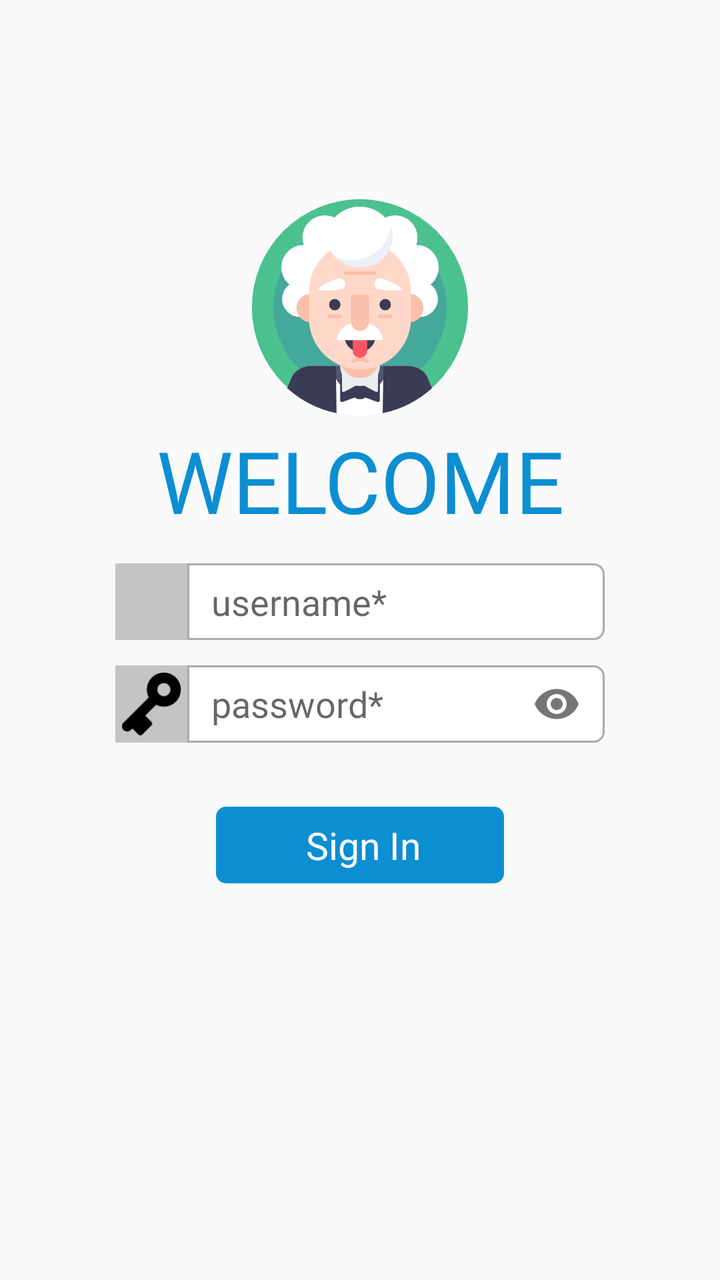
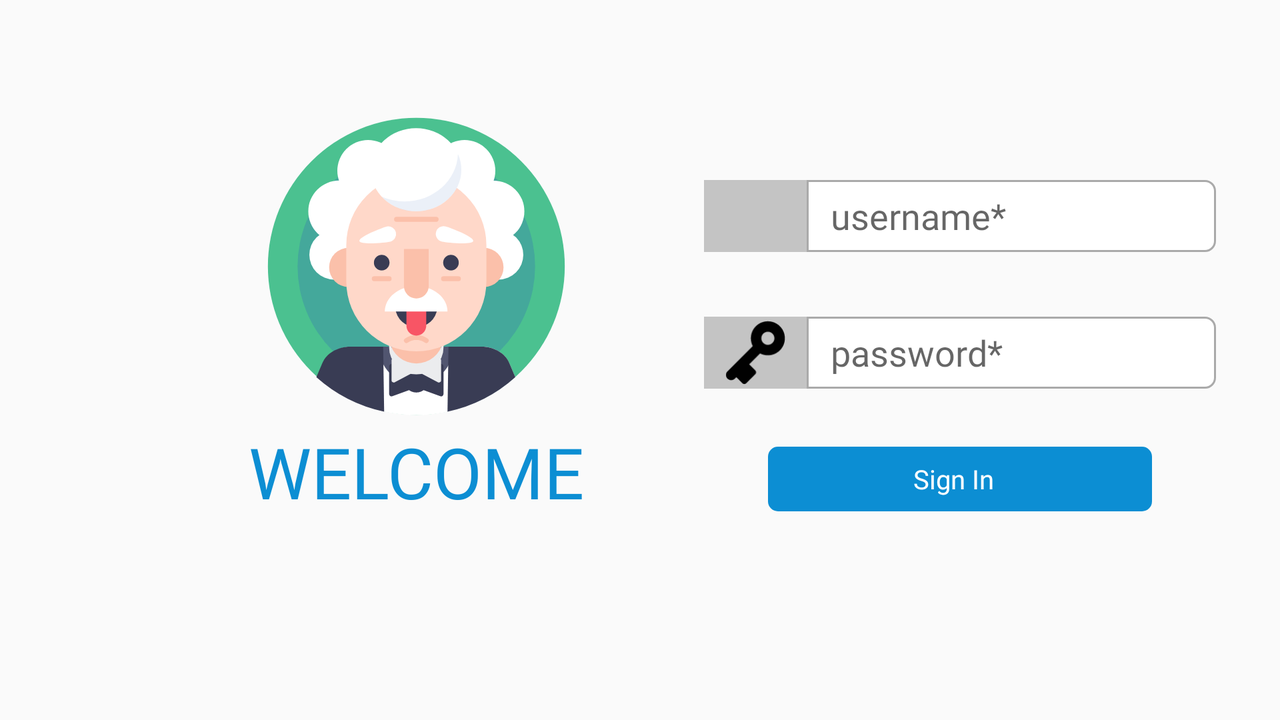

The same Android screen from two of the app's own layout files: first res/layout/ as a phone draws it, then the repository's variant for another configuration, drawn on a device whose configuration selects that folder. Both files follow.
<!-- AndroidManifest.xml: activity theme main -->
<!-- res/layout/activity_teacher_login.xml -->
<?xml version="1.0" encoding="utf-8"?>
<androidx.constraintlayout.widget.ConstraintLayout xmlns:android="http://schemas.android.com/apk/res/android"
    xmlns:app="http://schemas.android.com/apk/res-auto"
    xmlns:tools="http://schemas.android.com/tools"
    android:layout_width="match_parent"
    android:layout_height="match_parent"
    tools:context=".Activities.TeacherLoginActivity">
    <androidx.constraintlayout.widget.Guideline
        android:id="@+id/guideline22"
        android:layout_width="wrap_content"
        android:layout_height="wrap_content"
        android:orientation="vertical"
        app:layout_constraintGuide_percent="0.03" />

    <androidx.constraintlayout.widget.Guideline
        android:id="@+id/guideline23"
        android:layout_width="wrap_content"
        android:layout_height="wrap_content"
        android:orientation="vertical"
        app:layout_constraintGuide_percent="0.16" />

    <androidx.constraintlayout.widget.Guideline
        android:id="@+id/guideline24"
        android:layout_width="wrap_content"
        android:layout_height="wrap_content"
        android:orientation="horizontal"
        app:layout_constraintGuide_percent="0.03" />

    <androidx.constraintlayout.widget.Guideline
        android:id="@+id/guideline25"
        android:layout_width="wrap_content"
        android:layout_height="wrap_content"
        android:orientation="horizontal"
        app:layout_constraintGuide_percent="0.09" />

    <ImageView
        android:id="@+id/back2"
        android:layout_width="0dp"
        android:layout_height="0dp"
        app:layout_constraintBottom_toTopOf="@+id/guideline25"
        app:layout_constraintEnd_toStartOf="@+id/guideline23"
        app:layout_constraintHorizontal_bias="1.0"
        app:layout_constraintStart_toStartOf="@+id/guideline22"
        app:layout_constraintTop_toTopOf="@+id/guideline24"
        app:layout_constraintVertical_bias="1.0"
        app:srcCompat="@drawable/ic_back"
        app:tint="@color/appBlue" />

    <androidx.constraintlayout.widget.Guideline
        android:id="@+id/guideline26"
        android:layout_width="wrap_content"
        android:layout_height="wrap_content"
        android:orientation="vertical"
        app:layout_constraintGuide_percent="0.3" />

    <androidx.constraintlayout.widget.Guideline
        android:id="@+id/guideline40"
        android:layout_width="wrap_content"
        android:layout_height="wrap_content"
        android:orientation="vertical"
        app:layout_constraintGuide_percent="0.39" />

    <androidx.constraintlayout.widget.Guideline
        android:id="@+id/guideline35"
        android:layout_width="wrap_content"
        android:layout_height="wrap_content"
        android:orientation="vertical"
        app:layout_constraintGuide_percent="0.26" />

    <androidx.constraintlayout.widget.Guideline
        android:id="@+id/guideline27"
        android:layout_width="wrap_content"
        android:layout_height="wrap_content"
        android:orientation="vertical"
        app:layout_constraintGuide_percent="0.7" />

    <androidx.constraintlayout.widget.Guideline
        android:id="@+id/guideline41"
        android:layout_width="wrap_content"
        android:layout_height="wrap_content"
        android:orientation="vertical"
        app:layout_constraintGuide_percent="0.62" />

    <androidx.constraintlayout.widget.Guideline
        android:id="@+id/guideline28"
        android:layout_width="wrap_content"
        android:layout_height="wrap_content"
        android:orientation="horizontal"
        app:layout_constraintGuide_percent="0.15" />

    <androidx.constraintlayout.widget.Guideline
        android:id="@+id/guideline29"
        android:layout_width="wrap_content"
        android:layout_height="wrap_content"
        android:orientation="horizontal"
        app:layout_constraintGuide_percent="0.33" />

    <ImageView
        android:id="@+id/imageView4"
        android:layout_width="0dp"
        android:layout_height="0dp"
        app:layout_constraintBottom_toTopOf="@+id/guideline29"
        app:layout_constraintEnd_toStartOf="@+id/guideline27"
        app:layout_constraintStart_toStartOf="@+id/guideline26"
        app:layout_constraintTop_toTopOf="@+id/guideline28"
        app:srcCompat="@drawable/ic_teacher" />

    <androidx.constraintlayout.widget.Guideline
        android:id="@+id/guideline30"
        android:layout_width="wrap_content"
        android:layout_height="wrap_content"
        android:orientation="vertical"
        app:layout_constraintGuide_percent="0.84" />

    <TextView
        android:id="@+id/textView3"
        android:layout_width="0dp"
        android:layout_height="0dp"
        android:fontFamily="@font/poppins_semibold"
        android:gravity="center"
        android:text="WELCOME"
        android:textColor="@color/appBlue"
        app:autoSizeTextType="uniform"
        app:layout_constraintBottom_toTopOf="@+id/guideline31"
        app:layout_constraintEnd_toStartOf="@+id/guideline30"
        app:layout_constraintHorizontal_bias="0.0"
        app:layout_constraintStart_toStartOf="@+id/guideline23"
        app:layout_constraintTop_toBottomOf="@+id/imageView4" />

    <androidx.constraintlayout.widget.Guideline
        android:id="@+id/guideline31"
        android:layout_width="wrap_content"
        android:layout_height="wrap_content"
        android:orientation="horizontal"
        app:layout_constraintGuide_percent="0.42" />

    <androidx.constraintlayout.widget.Guideline
        android:id="@+id/guideline32"
        android:layout_width="wrap_content"
        android:layout_height="wrap_content"
        android:orientation="horizontal"
        app:layout_constraintGuide_percent="0.5" />

    <androidx.constraintlayout.widget.Guideline
        android:id="@+id/guideline37"
        android:layout_width="wrap_content"
        android:layout_height="wrap_content"
        android:orientation="horizontal"
        app:layout_constraintGuide_percent="0.58" />

    <androidx.constraintlayout.widget.Guideline
        android:id="@+id/guideline38"
        android:layout_width="wrap_content"
        android:layout_height="wrap_content"
        android:orientation="horizontal"
        app:layout_constraintGuide_percent="0.63" />

    <androidx.constraintlayout.widget.Guideline
        android:id="@+id/guideline42"
        android:layout_width="wrap_content"
        android:layout_height="wrap_content"
        android:orientation="horizontal"
        app:layout_constraintGuide_percent="0.64" />

    <androidx.constraintlayout.widget.Guideline
        android:id="@+id/guideline39"
        android:layout_width="wrap_content"
        android:layout_height="wrap_content"
        android:orientation="horizontal"
        app:layout_constraintGuide_percent="0.69" />

    <androidx.constraintlayout.widget.Guideline
        android:id="@+id/guideline43"
        android:layout_width="wrap_content"
        android:layout_height="wrap_content"
        android:orientation="horizontal"
        app:layout_constraintGuide_percent="0.68" />

    <androidx.constraintlayout.widget.Guideline
        android:id="@+id/guideline33"
        android:layout_width="wrap_content"
        android:layout_height="wrap_content"
        android:orientation="horizontal"
        app:layout_constraintGuide_percent="0.44" />

    <androidx.constraintlayout.widget.Guideline
        android:id="@+id/guideline36"
        android:layout_width="wrap_content"
        android:layout_height="wrap_content"
        android:orientation="horizontal"
        app:layout_constraintGuide_percent="0.52" />

    <EditText
        android:id="@+id/studUsername"
        android:layout_width="0dp"
        android:layout_height="0dp"
        android:background="@drawable/custom_input"
        android:backgroundTintMode="src_in"
        android:ems="10"
        android:fontFamily="@font/poppins"
        android:gravity="center_vertical"
        android:hint="username*"
        android:inputType="textPersonName"
        android:paddingLeft="12dp"
        android:paddingRight="12dp"
        android:singleLine="true"
        android:textColor="@color/appBlue"
        android:textColorHighlight="@android:color/darker_gray"
        android:textColorLink="@color/teal_200"
        android:textCursorDrawable="@drawable/cursor"
        app:layout_constraintBottom_toTopOf="@+id/guideline32"
        app:layout_constraintEnd_toStartOf="@+id/guideline30"
        app:layout_constraintHorizontal_bias="0.0"
        app:layout_constraintStart_toStartOf="@+id/guideline35"
        app:layout_constraintTop_toTopOf="@+id/guideline33" />

    <ImageView
        android:id="@+id/imageView5"
        android:layout_width="0dp"
        android:layout_height="0dp"
        android:background="#C4C4C4"
        app:layout_constraintBottom_toTopOf="@+id/guideline32"
        app:layout_constraintEnd_toStartOf="@+id/studUsername"
        app:layout_constraintStart_toStartOf="@+id/guideline23"
        app:layout_constraintTop_toTopOf="@+id/guideline33"
        app:srcCompat="@drawable/ic_user" />

    <ImageView
        android:id="@+id/imageView6"
        android:layout_width="0dp"
        android:layout_height="0dp"
        android:background="#C4C4C4"
        app:layout_constraintBottom_toTopOf="@+id/guideline37"
        app:layout_constraintEnd_toStartOf="@+id/guideline35"
        app:layout_constraintStart_toStartOf="@+id/guideline23"
        app:layout_constraintTop_toTopOf="@+id/guideline36"
        app:srcCompat="@drawable/ic_key" />

    <com.google.android.material.textfield.TextInputLayout
        android:layout_width="0dp"
        android:layout_height="0dp"
        app:hintEnabled="false"
        app:layout_constraintBottom_toTopOf="@+id/guideline37"
        app:layout_constraintEnd_toStartOf="@+id/guideline30"
        app:layout_constraintStart_toStartOf="@+id/guideline35"
        app:layout_constraintTop_toTopOf="@+id/guideline36"
        app:passwordToggleEnabled="true">

        <com.google.android.material.textfield.TextInputEditText
            android:layout_width="match_parent"
            android:layout_height="match_parent"
            android:background="@drawable/custom_input"
            android:backgroundTintMode="src_in"
            android:ems="10"
            android:fontFamily="@font/poppins"
            android:gravity="center_vertical"
            android:hint="password*"
            android:inputType="textPassword"
            android:paddingLeft="12dp"
            android:paddingTop="0dp"
            android:paddingBottom="0dp"
            android:textColor="@color/appBlue"
            android:textColorHighlight="@android:color/darker_gray"
            android:textCursorDrawable="@drawable/cursor" />

    </com.google.android.material.textfield.TextInputLayout>



    <View
        android:id="@+id/signin1"
        android:layout_width="0dp"
        android:layout_height="0dp"
        android:background="@drawable/custom_button"
        app:layout_constraintBottom_toTopOf="@+id/guideline39"
        app:layout_constraintEnd_toStartOf="@+id/guideline27"
        app:layout_constraintStart_toStartOf="@+id/guideline26"
        app:layout_constraintTop_toTopOf="@+id/guideline38"/>

    <TextView
        android:id="@+id/textView6"
        android:layout_width="0dp"
        android:layout_height="0dp"
        android:fontFamily="@font/poppins"
        android:gravity="center"
        android:text="Sign In"
        android:textColor="#FFFFFF"
        app:autoSizeTextType="uniform"
        app:layout_constraintBottom_toTopOf="@+id/guideline43"
        app:layout_constraintEnd_toStartOf="@+id/guideline41"
        app:layout_constraintStart_toStartOf="@+id/guideline40"
        app:layout_constraintTop_toTopOf="@+id/guideline42" />


</androidx.constraintlayout.widget.ConstraintLayout>
<!-- resources referenced by this layout -->
<resources>
  <color name="appBlue">#0C8ED3</color>
  <color name="teal_200">#FF03DAC5</color>
  <!-- drawable cursor (drawable) -->
  <?xml version="1.0" encoding="utf-8"?>
  <shape xmlns:android="http://schemas.android.com/apk/res/android">
      <size android:width="3dp"/>
      <solid android:color="@color/appBlue"/>
  </shape>
  <!-- drawable custom_button (drawable) -->
  <?xml version="1.0" encoding="utf-8"?>
  <selector xmlns:android="http://schemas.android.com/apk/res/android">
      <item >
          <shape android:shape="rectangle">
              <solid android:color="@color/appBlue"/>
              <corners android:radius="5dp" />
          </shape>
      </item>
  </selector>
  <!-- drawable custom_input (drawable) -->
  <?xml version="1.0" encoding="utf-8"?>
  <selector xmlns:android="http://schemas.android.com/apk/res/android">
  <item android:state_enabled="true" android:state_focused="true">
      <shape android:shape="rectangle">
          <solid android:color="@color/white"/>
          <corners android:bottomRightRadius="5dp" android:topRightRadius="5dp"/>
          <stroke android:color="@color/appBlue" android:width="1dp"/>
      </shape>
  </item>
      <item android:state_enabled="true" >
          <shape android:shape="rectangle">
              <solid android:color="@color/white"/>
              <corners android:bottomRightRadius="5dp" android:topRightRadius="5dp"/>
              <stroke android:color="@android:color/darker_gray" android:width="1dp"/>
          </shape>
      </item>
  </selector>
  <!-- drawable ic_key (drawable) -->
  <vector xmlns:android="http://schemas.android.com/apk/res/android"
      android:width="500dp"
      android:height="500dp"
      android:viewportWidth="500"
      android:viewportHeight="500">
    <path
        android:pathData="M56.63,379.2c-14.09,14.07 -14.09,36.97 0,51.06c14.08,14.09 36.98,14.09 50.97,0l10.18,-10.08l42.44,42.43c7.26,7.27 18.89,7.27 26.16,0l63.24,-63.24c7.27,-7.26 7.27,-18.89 0,-26.16l-42.43,-42.43l75.59,-75.68c16.17,8.36 34.61,13.07 54.06,13.07c65.23,0 118.11,-52.87 118.11,-118.11c0,-65.23 -52.88,-118.11 -118.11,-118.11c-65.24,0 -118.11,52.88 -118.11,118.11c0,19.45 4.72,37.89 13.08,54.06L56.63,379.2zM291.4,150.06c0,-25.08 20.35,-45.43 45.43,-45.43c25.08,0 45.43,20.35 45.43,45.43s-20.35,45.43 -45.43,45.43C311.75,195.49 291.4,175.13 291.4,150.06z"
        android:fillColor="#010101"
        android:fillType="evenOdd"/>
  </vector>
  <!-- drawable ic_teacher: vector/xml drawable (drawable, 6479 chars, omitted) -->
  <style name="main" parent="Theme.AppCompat.Light.NoActionBar">
          
          <item name="colorPrimary">@color/white</item>
  
          
          <item name="colorPrimaryDark">@color/appBlue</item>
      </style>
  <color name="white">#FFFFFFFF</color>
</resources>
<!-- res/layout-land/activity_teacher_login.xml (the repository's variant of the layout above) -->
<!-- drawn on the phone turned sideways -->
<?xml version="1.0" encoding="utf-8"?>
<androidx.constraintlayout.widget.ConstraintLayout xmlns:android="http://schemas.android.com/apk/res/android"
    xmlns:app="http://schemas.android.com/apk/res-auto"
    xmlns:tools="http://schemas.android.com/tools"
    android:layout_width="match_parent"
    android:layout_height="match_parent"
    tools:context=".Activities.TeacherLoginActivity">
    <androidx.constraintlayout.widget.Guideline
        android:id="@+id/guideline22"
        android:layout_width="wrap_content"
        android:layout_height="wrap_content"
        android:orientation="vertical"
        app:layout_constraintGuide_percent="0.03" />

    <androidx.constraintlayout.widget.Guideline
        android:id="@+id/guideline23"
        android:layout_width="wrap_content"
        android:layout_height="wrap_content"
        android:orientation="vertical"
        app:layout_constraintGuide_percent="0.12" />

    <androidx.constraintlayout.widget.Guideline
        android:id="@+id/guideline34"
        android:layout_width="wrap_content"
        android:layout_height="wrap_content"
        android:orientation="vertical"
        app:layout_constraintGuide_percent="0.15" />

    <androidx.constraintlayout.widget.Guideline
        android:id="@+id/guideline24"
        android:layout_width="wrap_content"
        android:layout_height="wrap_content"
        android:orientation="horizontal"
        app:layout_constraintGuide_percent="0.03" />

    <androidx.constraintlayout.widget.Guideline
        android:id="@+id/guideline25"
        android:layout_width="wrap_content"
        android:layout_height="wrap_content"
        android:orientation="horizontal"
        app:layout_constraintGuide_percent="0.11" />

    <ImageView
        android:id="@+id/back2"
        android:layout_width="0dp"
        android:layout_height="0dp"
        app:layout_constraintBottom_toTopOf="@+id/guideline25"
        app:layout_constraintEnd_toStartOf="@+id/guideline23"
        app:layout_constraintHorizontal_bias="1.0"
        app:layout_constraintStart_toStartOf="@+id/guideline22"
        app:layout_constraintTop_toTopOf="@+id/guideline24"
        app:layout_constraintVertical_bias="1.0"
        app:srcCompat="@drawable/ic_back"
        app:tint="@color/appBlue" />

    <androidx.constraintlayout.widget.Guideline
        android:id="@+id/guideline26"
        android:layout_width="wrap_content"
        android:layout_height="wrap_content"
        android:orientation="vertical"
        app:layout_constraintGuide_percent="0.2" />

    <androidx.constraintlayout.widget.Guideline
        android:id="@+id/guideline27"
        android:layout_width="wrap_content"
        android:layout_height="wrap_content"
        android:orientation="vertical"
        app:layout_constraintGuide_percent="0.45" />

    <androidx.constraintlayout.widget.Guideline
        android:id="@+id/guideline28"
        android:layout_width="wrap_content"
        android:layout_height="wrap_content"
        android:orientation="horizontal"
        app:layout_constraintGuide_percent="0.15" />

    <androidx.constraintlayout.widget.Guideline
        android:id="@+id/guideline44"
        android:layout_width="wrap_content"
        android:layout_height="wrap_content"
        android:orientation="horizontal"
        app:layout_constraintGuide_percent="0.25" />

    <androidx.constraintlayout.widget.Guideline
        android:id="@+id/guideline45"
        android:layout_width="wrap_content"
        android:layout_height="wrap_content"
        android:orientation="horizontal"
        app:layout_constraintGuide_percent="0.35" />

    <androidx.constraintlayout.widget.Guideline
        android:id="@+id/guideline46"
        android:layout_width="wrap_content"
        android:layout_height="wrap_content"
        android:orientation="horizontal"
        app:layout_constraintGuide_percent="0.44" />

    <androidx.constraintlayout.widget.Guideline
        android:id="@+id/guideline47"
        android:layout_width="wrap_content"
        android:layout_height="wrap_content"
        android:orientation="horizontal"
        app:layout_constraintGuide_percent="0.54" />

    <androidx.constraintlayout.widget.Guideline
        android:id="@+id/guideline29"
        android:layout_width="wrap_content"
        android:layout_height="wrap_content"
        android:orientation="horizontal"
        app:layout_constraintGuide_percent="0.59" />

    <androidx.constraintlayout.widget.Guideline
        android:id="@+id/guideline57"
        android:layout_width="wrap_content"
        android:layout_height="wrap_content"
        android:orientation="horizontal"
        app:layout_constraintGuide_percent="0.64" />

    <androidx.constraintlayout.widget.Guideline
        android:id="@+id/guideline58"
        android:layout_width="wrap_content"
        android:layout_height="wrap_content"
        android:orientation="horizontal"
        app:layout_constraintGuide_percent="0.69" />

    <androidx.constraintlayout.widget.Guideline
        android:id="@+id/guideline53"
        android:layout_width="wrap_content"
        android:layout_height="wrap_content"
        android:orientation="horizontal"
        app:layout_constraintGuide_percent="0.62" />

    <ImageView
        android:id="@+id/imageView4"
        android:layout_width="0dp"
        android:layout_height="0dp"
        app:layout_constraintBottom_toTopOf="@+id/guideline29"
        app:layout_constraintEnd_toStartOf="@+id/guideline27"
        app:layout_constraintHorizontal_bias="0.0"
        app:layout_constraintStart_toStartOf="@+id/guideline26"
        app:layout_constraintTop_toTopOf="@+id/guideline28"
        app:layout_constraintVertical_bias="1.0"
        app:srcCompat="@drawable/ic_teacher" />

    <androidx.constraintlayout.widget.Guideline
        android:id="@+id/guideline30"
        android:layout_width="wrap_content"
        android:layout_height="wrap_content"
        android:orientation="vertical"
        app:layout_constraintGuide_percent="0.5" />

    <androidx.constraintlayout.widget.Guideline
        android:id="@+id/guideline48"
        android:layout_width="wrap_content"
        android:layout_height="wrap_content"
        android:orientation="vertical"
        app:layout_constraintGuide_percent="0.55" />

    <androidx.constraintlayout.widget.Guideline
        android:id="@+id/guideline49"
        android:layout_width="wrap_content"
        android:layout_height="wrap_content"
        android:orientation="vertical"
        app:layout_constraintGuide_percent="0.63" />

    <androidx.constraintlayout.widget.Guideline
        android:id="@+id/guideline55"
        android:layout_width="wrap_content"
        android:layout_height="wrap_content"
        android:orientation="vertical"
        app:layout_constraintGuide_percent="0.85" />

    <androidx.constraintlayout.widget.Guideline
        android:id="@+id/guideline56"
        android:layout_width="wrap_content"
        android:layout_height="wrap_content"
        android:orientation="vertical"
        app:layout_constraintGuide_percent="0.64" />

    <androidx.constraintlayout.widget.Guideline
        android:id="@+id/guideline51"
        android:layout_width="wrap_content"
        android:layout_height="wrap_content"
        android:orientation="vertical"
        app:layout_constraintGuide_percent="0.6" />

    <androidx.constraintlayout.widget.Guideline
        android:id="@+id/guideline50"
        android:layout_width="wrap_content"
        android:layout_height="wrap_content"
        android:orientation="vertical"
        app:layout_constraintGuide_percent="0.95" />

    <androidx.constraintlayout.widget.Guideline
        android:id="@+id/guideline52"
        android:layout_width="wrap_content"
        android:layout_height="wrap_content"
        android:orientation="vertical"
        app:layout_constraintGuide_percent="0.9" />

    <TextView
        android:id="@+id/textView3"
        android:layout_width="0dp"
        android:layout_height="0dp"
        android:fontFamily="@font/poppins_semibold"
        android:gravity="center"
        android:text="WELCOME"
        android:textColor="@color/appBlue"
        app:autoSizeTextType="uniform"
        app:layout_constraintBottom_toTopOf="@+id/guideline31"
        app:layout_constraintEnd_toStartOf="@+id/guideline30"
        app:layout_constraintHorizontal_bias="0.0"
        app:layout_constraintStart_toStartOf="@+id/guideline34"
        app:layout_constraintTop_toBottomOf="@+id/imageView4" />

    <androidx.constraintlayout.widget.Guideline
        android:id="@+id/guideline31"
        android:layout_width="wrap_content"
        android:layout_height="wrap_content"
        android:orientation="horizontal"
        app:layout_constraintGuide_percent="0.72" />

    <androidx.constraintlayout.widget.Guideline
        android:id="@+id/guideline54"
        android:layout_width="wrap_content"
        android:layout_height="wrap_content"
        android:orientation="horizontal"
        app:layout_constraintGuide_percent="0.71" />

    <ImageView
        android:id="@+id/imageView5"
        android:layout_width="0dp"
        android:layout_height="0dp"
        android:background="#C4C4C4"
        app:layout_constraintBottom_toTopOf="@+id/guideline45"
        app:layout_constraintEnd_toStartOf="@+id/guideline49"
        app:layout_constraintStart_toStartOf="@+id/guideline48"
        app:layout_constraintTop_toTopOf="@+id/guideline44"
        app:srcCompat="@drawable/ic_user" />

    <ImageView
        android:id="@+id/imageView3"
        android:layout_width="0dp"
        android:layout_height="0dp"
        android:background="#C4C4C4"
        app:layout_constraintBottom_toTopOf="@+id/guideline47"
        app:layout_constraintEnd_toStartOf="@+id/guideline49"
        app:layout_constraintStart_toStartOf="@+id/guideline48"
        app:layout_constraintTop_toTopOf="@+id/guideline46"
        app:srcCompat="@drawable/ic_key" />

    <EditText
        android:id="@+id/editTextTextPersonName"
        android:layout_width="0dp"
        android:layout_height="0dp"
        android:ems="10"
        android:hint="username*"
        android:background="@drawable/custom_input"
        android:fontFamily="@font/poppins"
        android:inputType="textPersonName"
        android:paddingLeft="12dp"
        android:singleLine="true"
        android:textColor="@color/appBlue"
        android:textColorHighlight="@android:color/darker_gray"
        android:textColorLink="@color/teal_200"
        android:textCursorDrawable="@drawable/cursor"
        app:layout_constraintBottom_toTopOf="@+id/guideline45"
        app:layout_constraintEnd_toStartOf="@+id/guideline50"
        app:layout_constraintStart_toStartOf="@+id/guideline49"
        app:layout_constraintTop_toTopOf="@+id/guideline44" />

    <com.google.android.material.textfield.TextInputLayout
        android:layout_width="0dp"
        android:layout_height="0dp"
        app:hintEnabled="false"
        app:layout_constraintBottom_toTopOf="@+id/guideline47"
        app:layout_constraintEnd_toStartOf="@+id/guideline50"
        app:layout_constraintStart_toStartOf="@+id/guideline49"
        app:layout_constraintTop_toTopOf="@+id/guideline46">

        <com.google.android.material.textfield.TextInputEditText
            android:layout_width="match_parent"
            android:layout_height="match_parent"
            android:background="@drawable/custom_input"
            android:fontFamily="@font/poppins"
            android:hint="password*"
            android:inputType="textPassword"
            android:paddingLeft="12dp"
            android:paddingTop="0dp"
            android:paddingBottom="0dp"
            android:textColor="@color/appBlue"
            android:textColorHighlight="@android:color/darker_gray"
            android:textCursorDrawable="@drawable/cursor" />
    </com.google.android.material.textfield.TextInputLayout>

    <View
        android:id="@+id/signin1"
        android:layout_width="0dp"
        android:layout_height="0dp"
        android:background="@drawable/custom_button"
        app:layout_constraintBottom_toTopOf="@+id/guideline54"
        app:layout_constraintEnd_toStartOf="@+id/guideline52"
        app:layout_constraintStart_toStartOf="@+id/guideline51"
        app:layout_constraintTop_toTopOf="@+id/guideline53" />

    <TextView
        android:id="@+id/textView6"
        android:layout_width="0dp"
        android:layout_height="0dp"
        android:fontFamily="@font/poppins"
        android:gravity="center"
        android:text="Sign In"
        android:textColor="#FFFFFF"
        app:autoSizeTextType="uniform"
        app:layout_constraintBottom_toTopOf="@+id/guideline58"
        app:layout_constraintEnd_toStartOf="@+id/guideline55"
        app:layout_constraintStart_toStartOf="@+id/guideline56"
        app:layout_constraintTop_toTopOf="@+id/guideline57" />



</androidx.constraintlayout.widget.ConstraintLayout>
